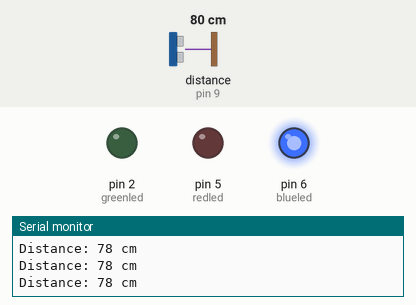
Recording of a sketch running on a simulated Arduino Uno, built with avr-gcc and run on an emulated ATmega328P. Parts: output pins drawn as LEDs (lit = HIGH), the last lines printed to the serial monitor. Wiring (inferred from the names in the program): ultrasonic range finder: trigger pin 8; echo pin 9. The inputs (shaded band) are chosen by the test bench; at power-on: distance to the obstacle (sensor on pin 9) 80 cm. The echo pulse lasts 58.3 µs per cm; pins used as bus, display or sensor lines are not drawn.

Above: at 1.2 s.
1.3 s: distance to the obstacle (sensor on pin 9) set to 55 cm
2.8 s: distance to the obstacle (sensor on pin 9) set to 47 cm
At 3.5 s:
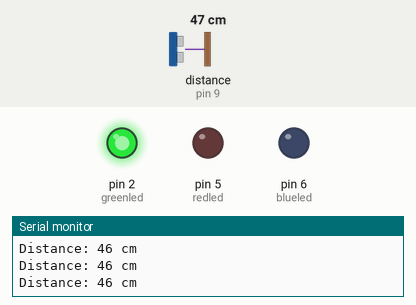
4.3 s: distance to the obstacle (sensor on pin 9) set to 23 cm
7.3 s: distance to the obstacle (sensor on pin 9) set to 19 cm
At 8.5 s:
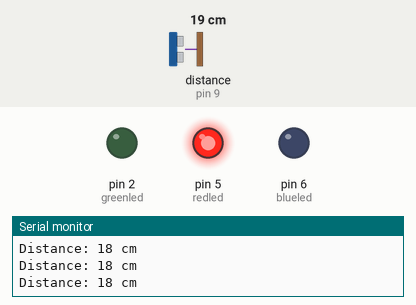
8.8 s: distance to the obstacle (sensor on pin 9) set to 35 cm
At 9.7 s:
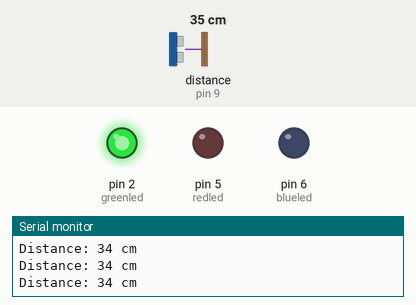
11.8 s: distance to the obstacle (sensor on pin 9) set to 18 cm
At 12.7 s:
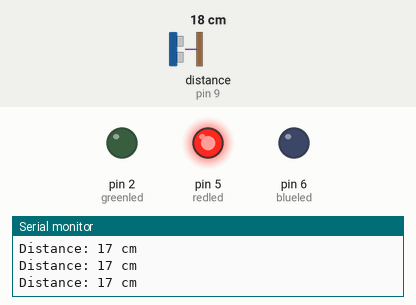
Timing chart, 0 to 14.8 s (numbered marks = the images above; inputs shaded):
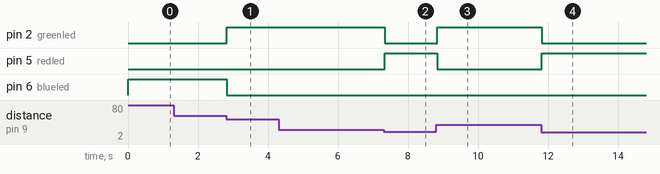

Measured:
- the behaviour switches between 52 and 51 cm on distance to the obstacle (sensor on pin 9) (found by bisection; images 0 and 1)
- the behaviour switches between 22 and 21 cm on distance to the obstacle (sensor on pin 9) (found by bisection; images 1 and 2)
- after the input at 2.8 s, pin 2 (greenled): LOW → HIGH at once; pin 6 (blueled): HIGH → LOW at once
- after the input at 7.3 s, pin 2 (greenled): HIGH → LOW at once; pin 5 (redled): LOW → HIGH at once
- after the input at 8.8 s, pin 2 (greenled): LOW → HIGH at once; pin 5 (redled): HIGH → LOW at once
- after the input at 11.8 s, pin 2 (greenled): HIGH → LOW at once; pin 5 (redled): LOW → HIGH at once

The sketch:

LED_distance_sensor_001.ino
```cpp
int redled = 5;
int blueled = 6;
int greenled = 2;
int buttonpin = 3;
int x = 0;
#define echoPin 9
#define trigPin 8

long duration;
int distance;


void setup() {
pinMode(redled, OUTPUT);
pinMode(greenled, OUTPUT);
pinMode(blueled, OUTPUT);
pinMode(buttonpin, INPUT);
pinMode(trigPin, OUTPUT);
pinMode(echoPin, INPUT);
Serial.begin(9600);
Serial.println("Ultasonic Sensor test");

}

void loop() {
digitalWrite(trigPin, LOW);
delayMicroseconds(2);
digitalWrite(trigPin, HIGH);
delayMicroseconds(10);
digitalWrite(trigPin, LOW);
duration = pulseIn(echoPin, HIGH);
distance = duration * 0.034/2;
Serial.print("Distance: ");
Serial.print(distance);
Serial.println(" cm");
if (distance <= 20)
{
  digitalWrite(redled, HIGH);
  digitalWrite(greenled, LOW);
  digitalWrite(blueled, LOW);
}
if (distance > 20 && distance <= 50) {
digitalWrite(redled, LOW);
digitalWrite(greenled, HIGH);
digitalWrite(blueled,LOW);
}
if (distance > 50)
{
  digitalWrite(redled, LOW);
  digitalWrite(greenled, LOW);
  digitalWrite(blueled, HIGH);
}

//delay(1000);
//digitalWrite(ledpin,LOW);
//delay(1000);

}
```
